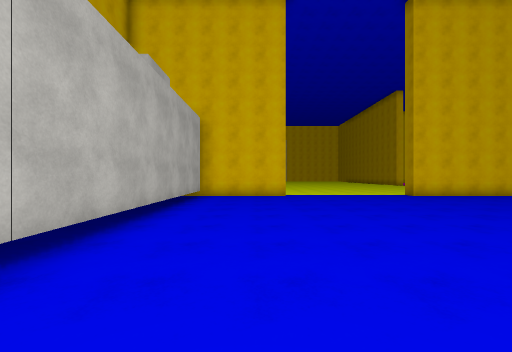
View 1 (above)

22 first-person views from a walk through a Unity game level. The camera is 1.5 m above the floor, looks level and sees 90° across. The floor is counted in squares, 1.78 m on a side. Each view is taken from the middle of a square. On the plan, view 1 faces up. The plan holds only what a view shows up to about 10 squares ahead; the rest is blank. The place goes on beyond the plan. The player character is not drawn. Surface patterns are stand-ins for the level's own textures.

View 2
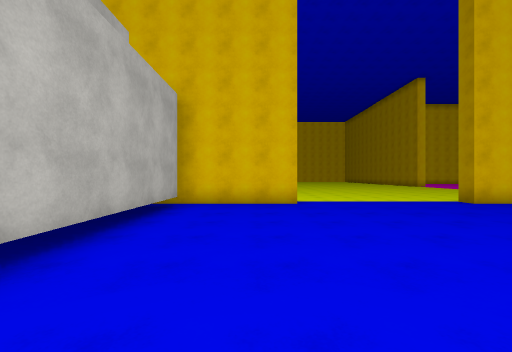

View 3
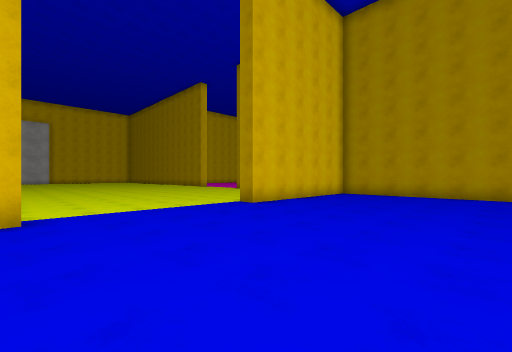

View 4
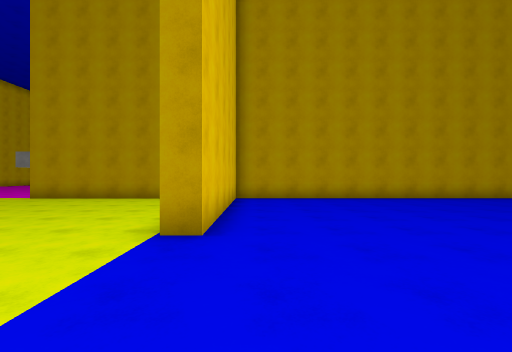

View 5
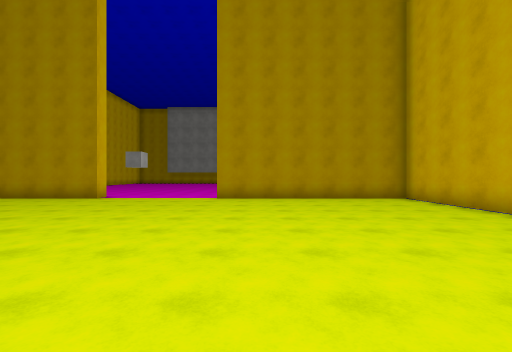

View 6
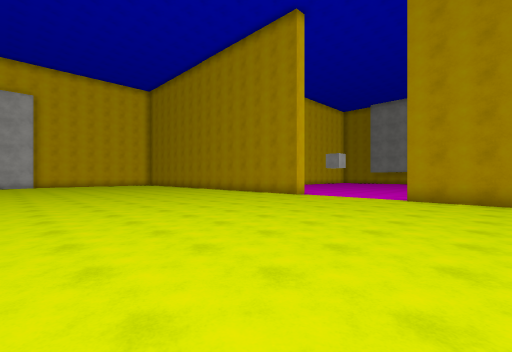

View 7
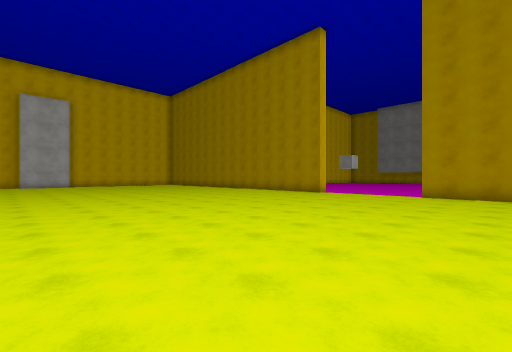

View 8
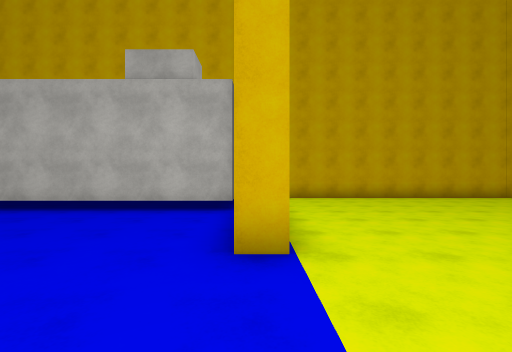

View 9
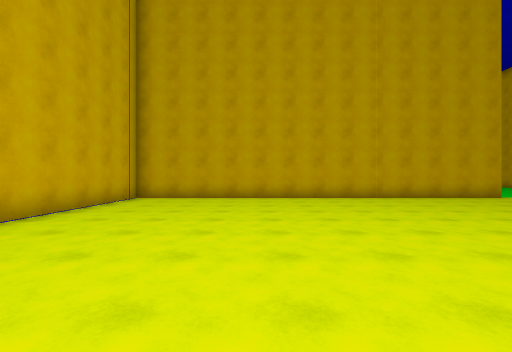

View 10
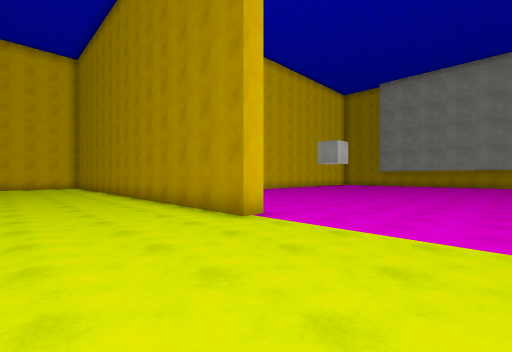

View 11
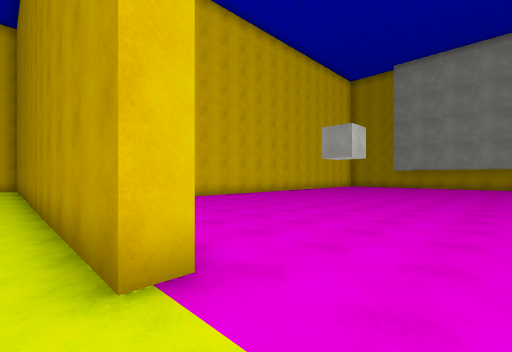

View 12
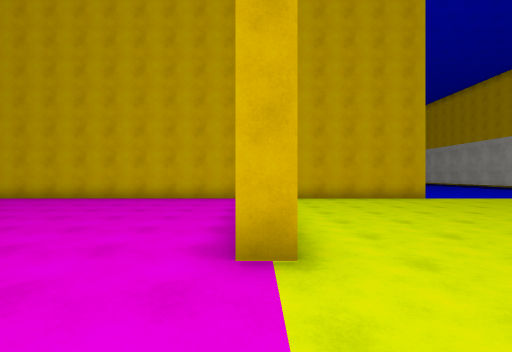

View 13
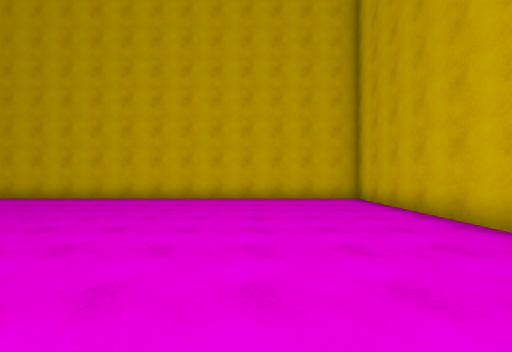

View 14
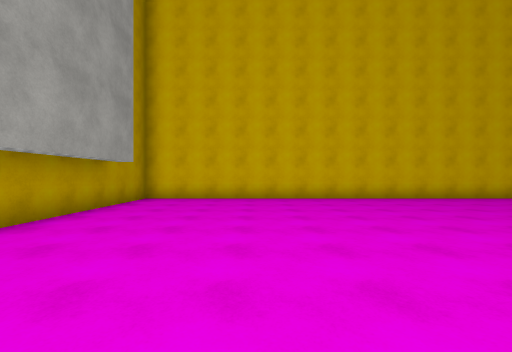

View 15
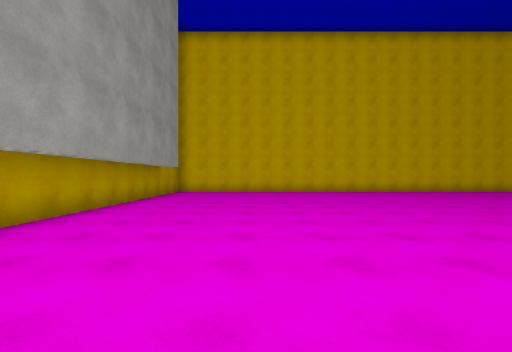

View 16
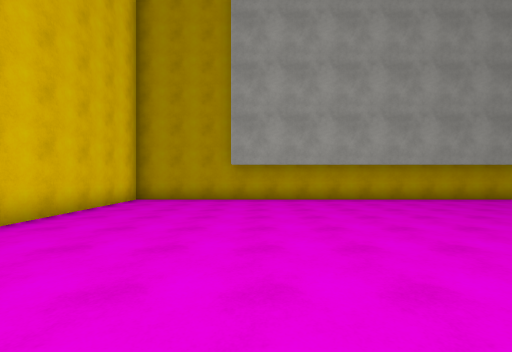

View 17
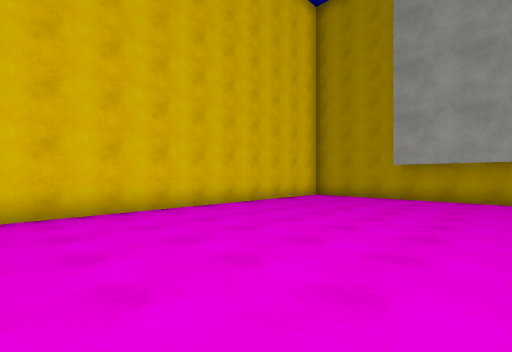

View 18
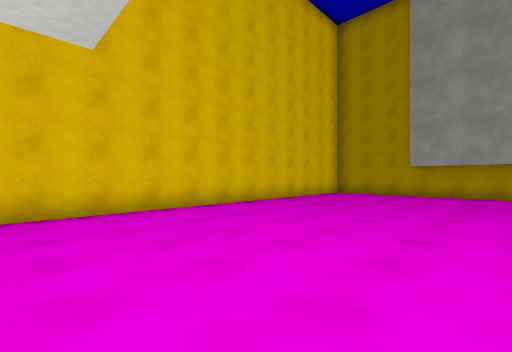

View 19
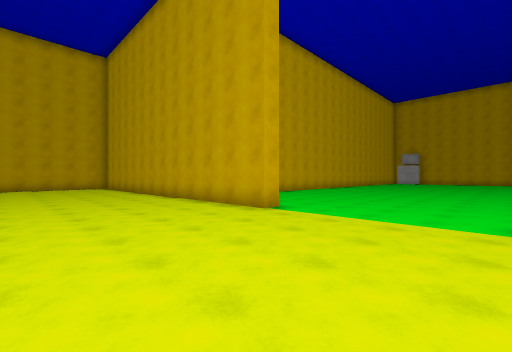

View 20
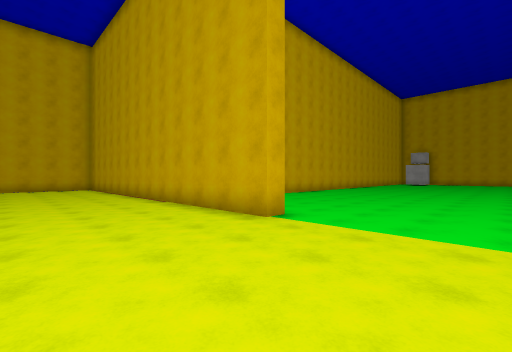

View 21
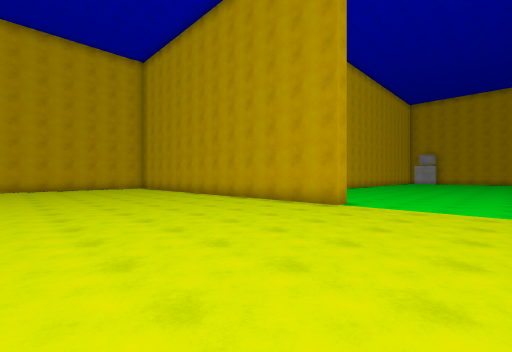

View 22
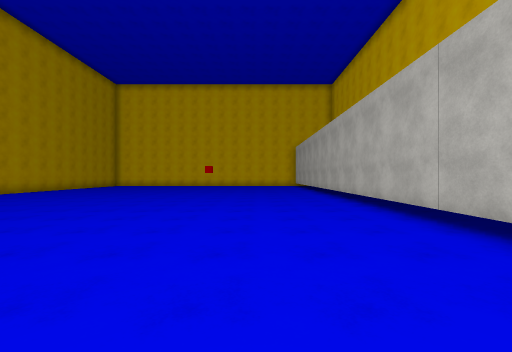

### Floor plan
Points are (right, up) in squares from view 1. A wall is a line through its corners. A room is listed if a view was taken in it or the views show most of it. See-through windows are left out.
Room 1 (views 1, 2, 3, 4, 5, 6, 7, 8, 9, 10, 11, 12, 19, 20, 21, 22)
walls: (1.2, 11.4) (1.2, 10.8) (-2.8, 10.8); (-2.3, 10.5) (-2.3, -3); (13.2, 23) (12.6, 23) (12.6, 30.5); (-6.5, 25.5) (-5.9, 25.5) (-5.9, 11.4) (-0.6, 11.4); (12.6, 0.2) (12.6, 10.8) (6.6, 10.8) (6.6, 11.4) (12.6, 11.4) (12.6, 18.5) (13.2, 18.5)
ways out: opening at (13.8, 20) to room 2
Room 2 (views 13, 14, 15, 16, 17, 18)
walls: (13.2, 17.2) (13.2, 11.4) (32.1, 11.4) (32.1, 30.4)
ways out: opening at (13.8, 20) to room 1

Where each view was taken, in squares from view 1:
view 1: 0 up, 0 right, facing up
view 2: 3 up, 0 right, facing up
view 3: 5 up, 1 right, facing up-right
view 4: 10 up, 3 right, facing right
view 5: 17 up, 3 right, facing right
view 6: 16 up, 3 right, facing up-right
view 7: 16 up, 1 right, facing up-right
view 8: 11 up, 4 right, facing left
view 9: 16 up, 4 right, facing left
view 10: 19 up, 9 right, facing up-right
view 11: 21 up, 12 right, facing up-right
view 12: 21 up, 13 right, facing down
view 13: 21 up, 17 right, facing down
view 14: 21 up, 28 right, facing down
view 15: 25 up, 28 right, facing down
view 16: 26 up, 23 right, facing right
view 17: 24 up, 22 right, facing up-right
view 18: 24 up, 20 right, facing up-right
view 19: 30 up, 1 left, facing down-left
view 20: 29 up, 2 left, facing down-left
view 21: 29 up, 1 right, facing down-left
view 22: 7 up, 1 right, facing down
